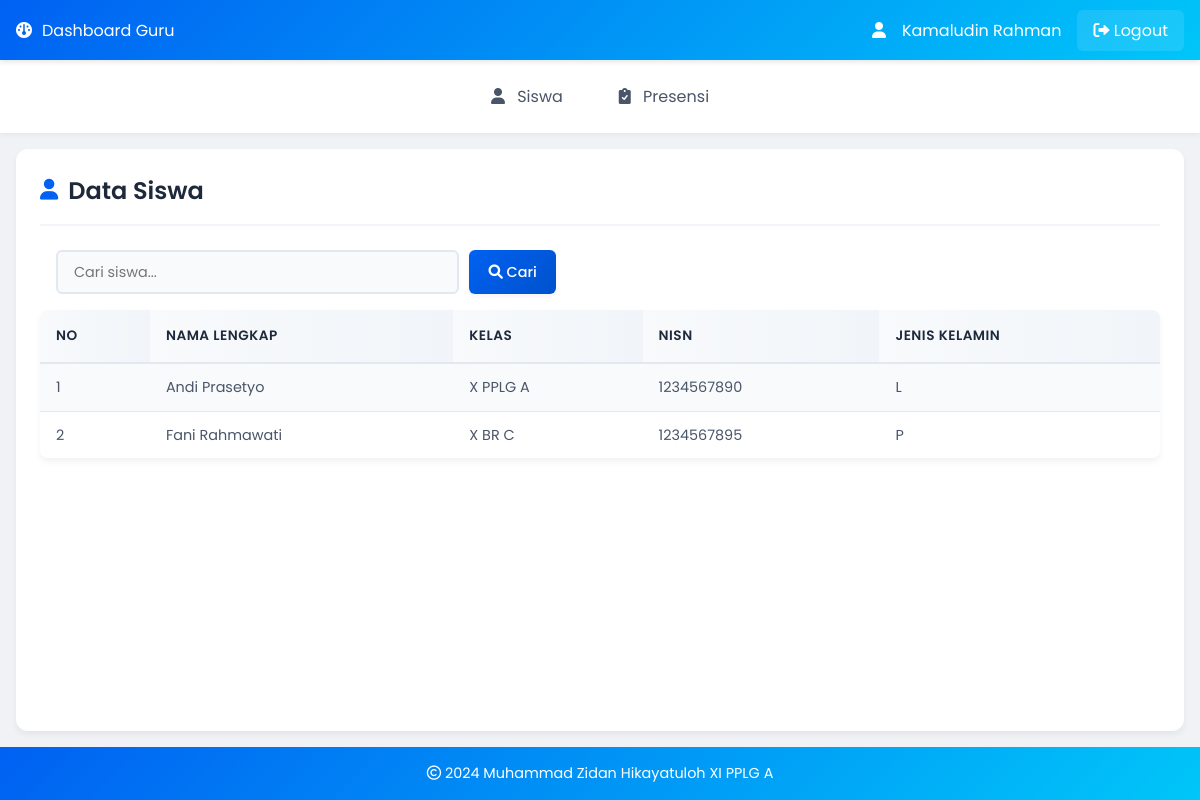
Screenshot of /guru/data_siswa.php (signed in) with the database file from the repository.
### tables this page shows
CREATE TABLE `siswa` (
  `id_siswa` int(11) NOT NULL,
  `nama_lengkap` varchar(100) NOT NULL,
  `id_kelas` int(11) NOT NULL,
  `NISN` varchar(20) NOT NULL,
  `jenis_kelamin` enum('L','P') NOT NULL,
  `username` varchar(50) NOT NULL,
  `password` varchar(255) NOT NULL
);

### guru/data_siswa.php (the view, shortened to what this page needs)
<?php
include '../koneksi.php';
$id_guru = $_SESSION['guru']['id_guru'];
?>
<!DOCTYPE html>
<html lang="en">
<head>
    <link rel="stylesheet" href="../style2.css?v=<?php echo time(); ?>">
    <link href="https://cdnjs.cloudflare.com/ajax/libs/font-awesome/6.0.0/css/all.min.css" rel="stylesheet">
</head>
<body>
    <header>
        <i class="fas fa-dashboard"></i> Dashboard Guru
        <div class="user-info">
            <i class="fas fa-user"></i> <?php echo $_SESSION['guru']['nama_lengkap']; ?>
            <a href="../logout.php" class="logout-btn"><i class="fas fa-sign-out-alt"></i> Logout</a>
        </div>
    </header>
    <nav>
        <a href="data_siswa.php"><i class="fas fa-user"></i> Siswa</a>
        <a href="data_presensi.php"><i class="fas fa-clipboard-check"></i> Presensi</a>
    </nav>
    <div class="container">
        <h1><i class="fas fa-user"></i> Data Siswa</h1>
        <div class="search-container">
            <form action="" method="GET" class="search-form">
                <input type="text" name="search" placeholder="Cari siswa..."
                       value="<?php echo isset($_GET['search']) ? $_GET['search'] : ''; ?>" class="search-input">
                <button type="submit" class="search-button">
                    <i class="fas fa-search"></i> Cari
                </button>
            </form>
        </div>
        <table class="data-table">
            <tr>
                <th>No</th>
                <th>Nama Lengkap</th>
                <th>Kelas</th>
                <th>NISN</th>
                <th>Jenis Kelamin</th>
            </tr>
            <?php
            $no = 1;
            $query = "SELECT DISTINCT s.*, CONCAT(k.tingkatan, ' ', k.jurusan, ' ', k.kelas) as nama_kelas
                      FROM siswa s
                      JOIN kelas k ON s.id_kelas = k.id_kelas
                      JOIN jadwal j ON k.id_kelas = j.id_kelas
                      WHERE j.id_guru = '$id_guru'";
            $query .= " ORDER BY s.nama_lengkap ASC";
            $data = mysqli_query($koneksi, $query);
            while($d = mysqli_fetch_array($data)){
            ?>
            <tr>
                <td><?php echo $no++; ?></td>
                <td><?php echo $d['nama_lengkap']; ?></td>
                <td><?php echo $d['nama_kelas']; ?></td>
                <td><?php echo $d['NISN']; ?></td>
                <td><?php echo $d['jenis_kelamin']; ?></td>
            </tr>
            <?php } ?>
        </table>
    </div>
    <footer>
        <p><i class="far fa-copyright"></i> 2024 Muhammad Zidan Hikayatuloh XI PPLG A</p>
    </footer>
</body>
</html>

### style2.css (style rules this page uses)
* { margin: 0; padding: 0; box-sizing: border-box; font-family: 'Poppins', sans-serif; }
body { background: #f0f2f5; min-height: 100vh; display: flex; flex-direction: column; color: #2d3748; }
header { background: linear-gradient(135deg, #0061f2 0%, #00c6f9 100%); color: #fff; padding: 1rem; text-align: center; box-shadow: 0 2px 5px rgba(0,0,0,0.1); display: flex; justify-content: center; align-items: center; gap: 10px; }
nav { background: #fff; padding: 1rem; display: flex; justify-content: center; gap: 1.5rem; box-shadow: 0 2px 5px rgba(0,0,0,0.05); }
nav a { color: #4a5568; text-decoration: none; padding: 0.5rem 1rem; border-radius: 6px; transition: all 0.3s ease; }
nav a i { margin-right: 8px; }
.container { max-width: 1200px; margin: 1.5rem auto; padding: 1.5rem; background: #fff; border-radius: 12px; box-shadow: 0 4px 6px rgba(0, 0, 0, 0.05); flex: 1; }
h1 { color: #1e293b; margin-bottom: 1.5rem; font-size: 1.5rem; font-weight: 600; display: flex; align-items: center; gap: 10px; padding-bottom: 1rem; border-bottom: 2px solid #f1f5f9; }
h1 i { color: #0061f2; font-size: 1.3rem; }
.search-container { flex: 1; max-width: 500px; margin-left: 1rem; }
.search-form { display: flex; gap: 10px; }
.search-input { flex: 1; padding: 0.6rem 1rem; border: 2px solid #e2e8f0; border-radius: 6px; font-size: 0.9rem; transition: all 0.3s ease; background-color: #f8fafc; }
.search-button { background: linear-gradient(135deg, #0061f2 0%, #0052cc 100%); color: #fff; border: none; padding: 0.6rem 1.2rem; border-radius: 6px; cursor: pointer; font-weight: 500; font-size: 0.9rem; transition: all 0.2s ease; box-shadow: 0 2px 4px rgba(0, 0, 0, 0.05); }
.data-table { width: 100%; border-collapse: separate; border-spacing: 0; margin-top: 1rem; border-radius: 8px; overflow: hidden; box-shadow: 0 4px 6px rgba(0, 0, 0, 0.05); }
.data-table th { background: linear-gradient(to right, #f8fafc, #f1f5f9); padding: 1rem; text-align: left; font-weight: 600; color: #1e293b; border-bottom: 2px solid #e2e8f0; text-transform: uppercase; font-size: 0.85rem; letter-spacing: 0.5px; }
.data-table td { padding: 0.8rem 1rem; border-bottom: 1px solid #e2e8f0; color: #4a5568; font-size: 0.9rem; }
.data-table tr:nth-child(even) { background-color: #f8fafc; }
.data-table tr:last-child td { border-bottom: none; }
footer { background: linear-gradient(135deg, #0061f2 0%, #00c6f9 100%); color: #fff; text-align: center; padding: 1rem; margin-top: auto; }
footer p { font-size: 0.9rem; }
@media (max-width: 1200px) { .container { margin: 1rem; } }
header { position: relative; display: flex; justify-content: space-between; align-items: center; padding: 0 1rem; height: 60px; background-color: #0061f2; box-shadow: 0 2px 5px rgba(0, 0, 0, 0.1); }
.user-info { display: flex; align-items: center; gap: 1rem; margin-left: auto; }
.logout-btn { color: white; text-decoration: none; padding: 0.5rem 1rem; border-radius: 6px; background: rgba(255, 255, 255, 0.1); transition: all 0.3s ease; }

### rows the page displays
siswa: nama_lengkap "Andi Prasetyo", nama_kelas "X PPLG A", NISN "1234567890", jenis_kelamin "L"
siswa: nama_lengkap "Fani Rahmawati", nama_kelas "X BR C", NISN "1234567895", jenis_kelamin "P"

### other values shown
$_SESSION['guru']['nama_lengkap'] "Kamaludin Rahman"
